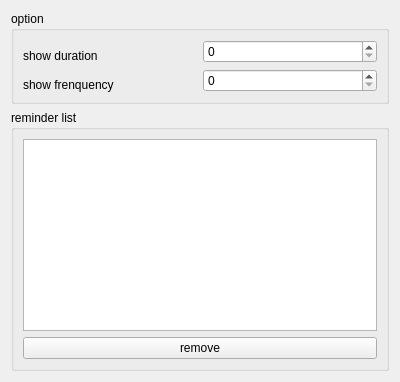
<?xml version="1.0" encoding="UTF-8"?>
<ui version="4.0">
 <class>ReminderForm</class>
 <widget class="QWidget" name="ReminderForm">
  <property name="geometry">
   <rect>
    <x>0</x>
    <y>0</y>
    <width>400</width>
    <height>382</height>
   </rect>
  </property>
  <property name="windowTitle">
   <string>Form</string>
  </property>
  <layout class="QVBoxLayout" name="verticalLayout_4">
   <item>
    <widget class="QGroupBox" name="groupBox_2">
     <property name="title">
      <string>option</string>
     </property>
     <layout class="QVBoxLayout" name="verticalLayout_2">
      <item>
       <layout class="QGridLayout" name="gridLayout">
        <item row="0" column="0" rowspan="2">
         <widget class="QLabel" name="label">
          <property name="text">
           <string>show duration</string>
          </property>
         </widget>
        </item>
        <item row="0" column="1">
         <widget class="QSpinBox" name="spinBoxDuration"/>
        </item>
        <item row="1" column="1" rowspan="2">
         <widget class="QSpinBox" name="spinBoxFrenquency"/>
        </item>
        <item row="2" column="0">
         <widget class="QLabel" name="label_2">
          <property name="text">
           <string>show frenquency</string>
          </property>
         </widget>
        </item>
       </layout>
      </item>
     </layout>
    </widget>
   </item>
   <item>
    <widget class="QGroupBox" name="groupBox">
     <property name="title">
      <string>reminder list</string>
     </property>
     <layout class="QVBoxLayout" name="verticalLayout_3">
      <item>
       <layout class="QHBoxLayout" name="horizontalLayout">
        <item>
         <widget class="QListView" name="listView">
          <property name="selectionMode">
           <enum>QAbstractItemView::MultiSelection</enum>
          </property>
         </widget>
        </item>
       </layout>
      </item>
      <item>
       <widget class="QPushButton" name="removeButton">
        <property name="text">
         <string>remove</string>
        </property>
       </widget>
      </item>
     </layout>
    </widget>
   </item>
  </layout>
 </widget>
 <resources/>
 <connections/>
</ui>
